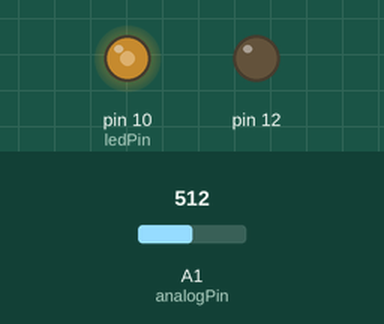
A sketch run on a simulated Arduino Uno, built with avr-gcc and run on an emulated ATmega328P. Shown: output pins drawn as LEDs (lit = HIGH). Inputs (shaded band) come from the test bench; at power-on: A1 (analogPin) = 512.

Above: at 1.2 s.
1.3 s: A1 (analogPin) set to 716
At 2.5 s:
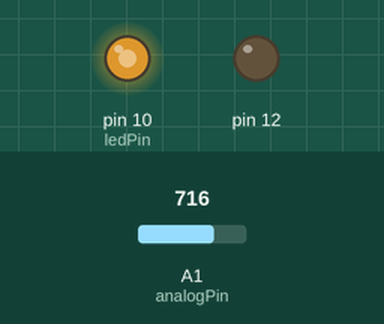
2.8 s: A1 (analogPin) set to 900
At 3.7 s:
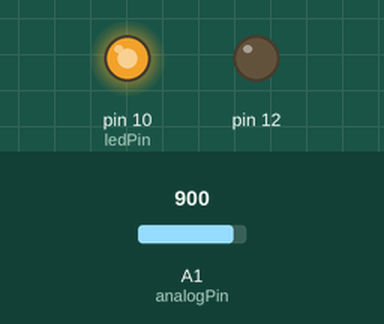
4.3 s: A1 (analogPin) set to 122
At 4.9 s:
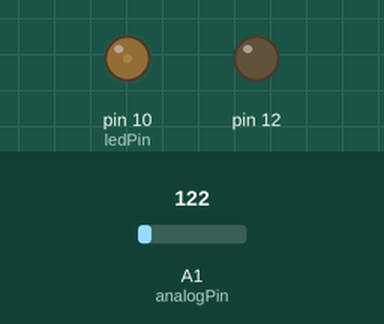
5.8 s: A1 (analogPin) set to 0
At 7.2 s:
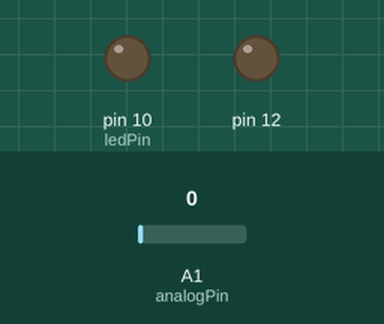
Timing chart, 0 to 8.3 s (numbered marks = the images above; inputs shaded):
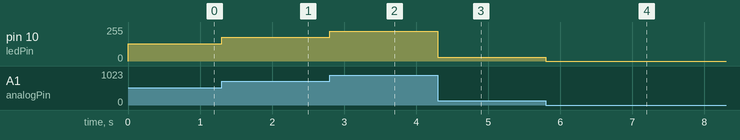

The sketch:

sketch_apr05a.ino
```cpp
int ledPin = 10;      // светодиод подключен к цифровому контакту 9
int analogPin = A1;  // потенциометр подключен к аналоговому контакту 3
int val = 0;         // переменная для хранения прочитанного значения
void setup()
{
  pinMode(ledPin, OUTPUT);   // объявляем  вывод ШИМ как выход:
  pinMode(12, OUTPUT);   // объявляем  вывод ШИМ как выход:

}
void loop()
{
  val = analogRead(analogPin); // чтения значения от потенциометра
  analogWrite(ledPin, val / 4);// Значения AnalogRead варьируются от 0 до 1023, значения AnalogWrite от 0 до 255.
  analogWrite(12, 1);// Значения AnalogRead варьируются от 0 до 1023, значения AnalogWrite от 0 до 255.
}
```

Measured:
- after the input at 1.3 s, pin 10 (ledPin): 128/255 → 179/255 at once
- after the input at 2.8 s, pin 10 (ledPin): 179/255 → 225/255 at once
- after the input at 4.3 s, pin 10 (ledPin): 225/255 → 30/255 at once
- after the input at 5.8 s, pin 10 (ledPin): 30/255 → 0/255 at once
